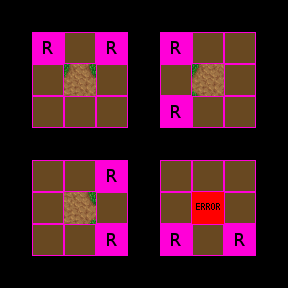

Below is a game level as drawn by its tile map, then a one-line description and the .tmx that defines it (tile-layer data replaced by summaries):
An orthogonal 9x9 tile map with 32x32 px tiles, 4 tile layers (Regions, Input_set, Output_Ground, Output_Error), 4 tilesets.

<map version="1.0" orientation="orthogonal" width="9" height="9" tilewidth="32" tileheight="32">
 <tileset firstgid="1" name="Woodland" tilewidth="32" tileheight="32">
  <image source="../../graphics/tiles/Woodland_ground.png" width="512" height="512" />
 </tileset>
 <tileset firstgid="257" name="Collision" tilewidth="32" tileheight="32">
  <image source="../../graphics/tiles/collision.png" width="64" height="32" />
 </tileset>
 <tileset firstgid="259" name="set_rules" tilewidth="32" tileheight="32">
  <image source="../../graphics/tiles/set_rules.png" width="64" height="64" />
 </tileset>
 <tileset firstgid="263" name="set_woodland" tilewidth="32" tileheight="32">
  <image source="../../graphics/tiles/set_woodland.png" width="512" height="320" />
 </tileset>
 <layer name="Regions" width="9" height="9">
  <data>[81 cells, 36 non-empty, 1 distinct tile ids]</data>
 </layer>
 <layer name="Input_set" width="9" height="9">
  <data>[81 cells, 28 non-empty, 1 distinct tile ids]</data>
 </layer>
 <layer name="Output_Ground" width="9" height="9">
  <data>[81 cells, 3 non-empty, 3 distinct tile ids]</data>
 </layer>
 <layer name="Output_Error" width="9" height="9">
  <data>[81 cells, 1 non-empty, 1 distinct tile ids]</data>
 </layer>
</map>
